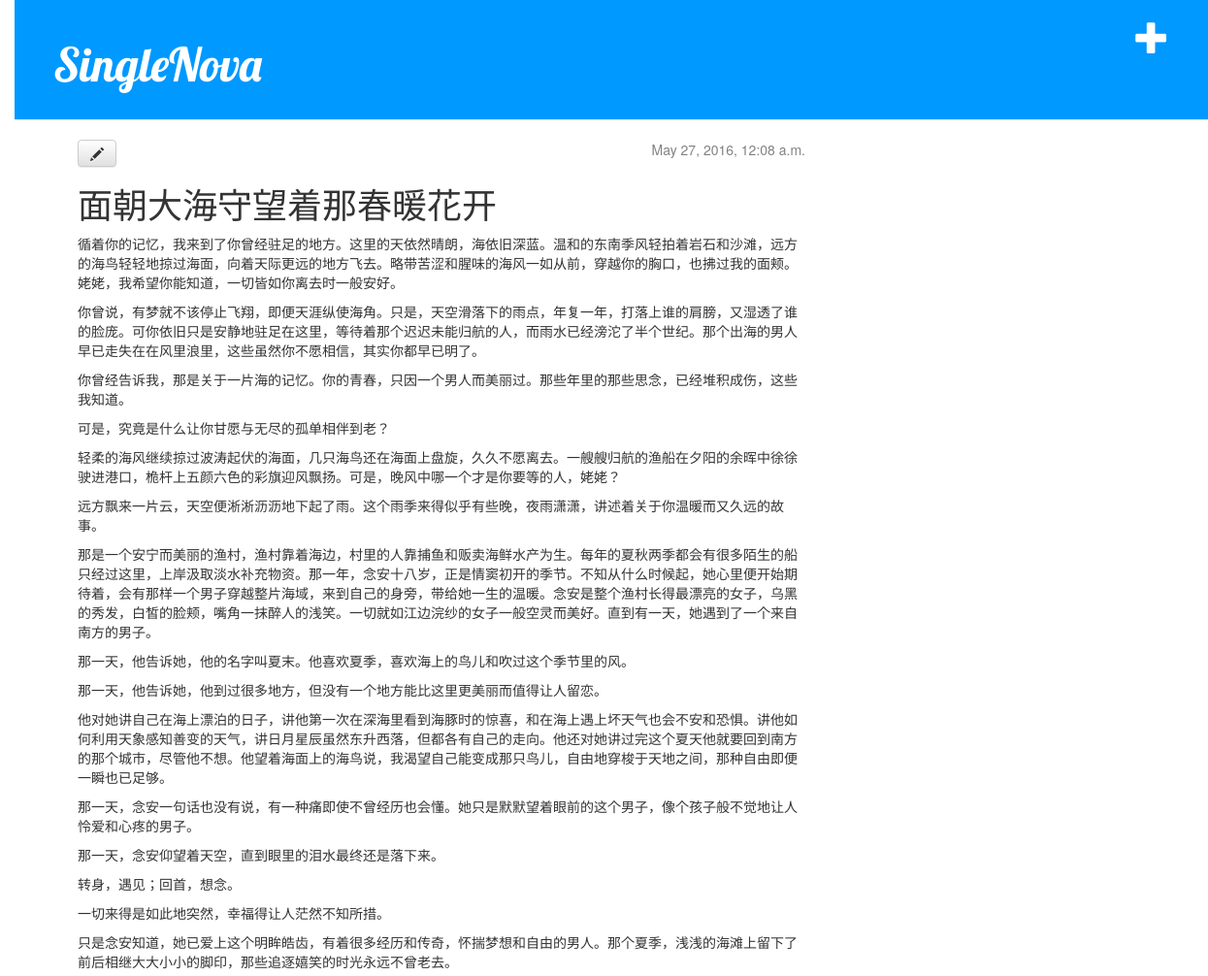
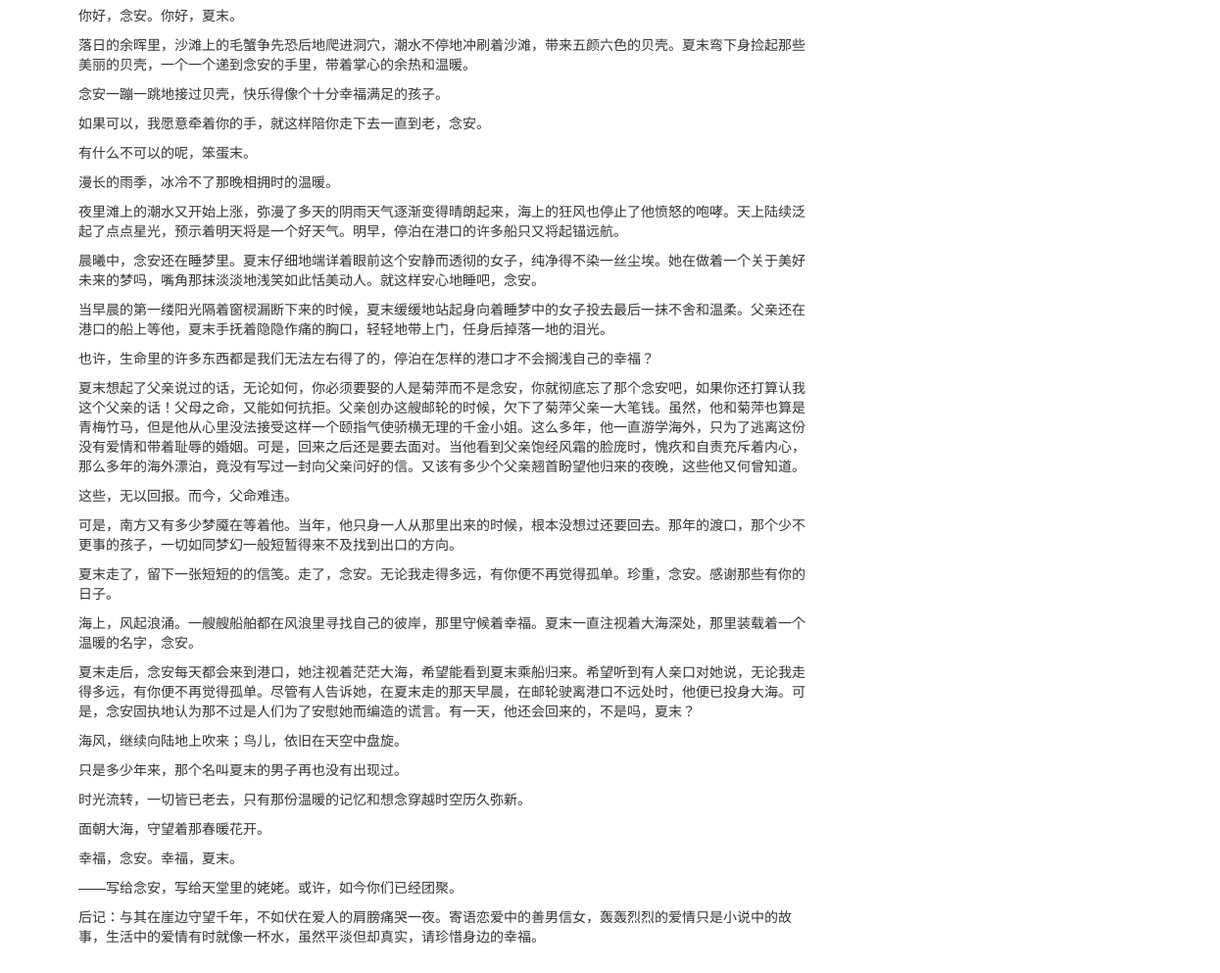
The page /post/10/ (signed in) on the database its author committed (2 pictures, top to bottom).
### blog/models.py (models this page shows, shortened)
class Post(models.Model):
    author = models.ForeignKey('auth.User')
    title = models.CharField(max_length=200)
    text = models.TextField()
    created_date = models.DateTimeField(
            default=timezone.now)
    published_date = models.DateTimeField(
            blank=True, null=True)

### blog/views.py (the view)
# urls.py: url(r'^post/(?P<pk>[0-9]+)/$', views.post_detail, name='post_detail'),
def post_detail(request, pk):
    post = get_object_or_404(Post, pk=pk)
    return render(request, 'blog/post_detail.html', {'post': post})

### blog/templates/blog/post_detail.html
    {% extends 'blog/base.html' %}
    {% block content %}
        <div class="post">
            {% if post.published_date %}
                <div class="date">
                    {{ post.published_date }}
                </div>
            {% endif %}
            <a class="btn btn-default" href="{% url 'post_edit' pk=post.pk %}"><span class="glyphicon glyphicon-pencil"></span></a>
            <h1>{{ post.title }}</h1>
            <p>{{ post.text|linebreaks }}</p>
        </div>
    {% endblock %}

### blog/static/css/blog.css (style rules this page uses)
body { padding-left: 15px; }
h1, h2, h3, h4 { font-family: 'Lobster', cursive; }
.date { float: right; color: #828282; }
.post { margin-bottom: 70px; }

### rows shown on the page
Post: published_date "May 27, 2016, 12:08 a.m.", title "面朝大海守望着那春暖花开", text "循着你的记忆，我来到了你曾经驻足的地方。这里的天依然晴朗，海依旧深蓝。温和的东南季风轻拍着岩石和沙滩，远方的海鸟轻轻地掠过海面，向着天际更远的地方飞去。略带苦涩和腥味的海风一如从前，穿越你的胸口，也拂过我的面颊。姥姥，我希望你能知道，一切皆如你离去时一般安好。 你曾说，有梦就不该停止飞翔，即便天涯纵使海角。只是，天空滑落下的雨点，年复一年，打落上谁的肩膀，又湿透了谁的脸庞。可你依旧只是安静地驻足在这里，等待着那个迟迟未能归航的人，而雨水已经滂沱了半个世纪。那个出海的男人早已走失在在风里浪里，这些虽然你不愿相信，其实你都早已明了。 你曾经告诉我，那是关于一片海的记忆。你的青春，只因一个男人而美丽过。那些年里的那些思念，已经堆积成伤，这些我知道。 可是，究竟是什么让你甘愿与无尽的孤单相伴到老？ 轻柔的海风继续掠过波涛起伏的海面，几只海鸟还在海面上盘旋，久久不愿离去。一艘艘归航的渔船在夕阳的余晖中徐徐驶进港口，桅杆上五颜六色的彩旗迎风飘扬。可是，晚风中哪一个才是你要等的人，姥姥？ 远方飘来一片云，天空便淅淅沥沥地下起了雨。这个雨季来得似乎有些晚，夜雨潇潇，讲述着关于你温暖而又久远的故事。…"
